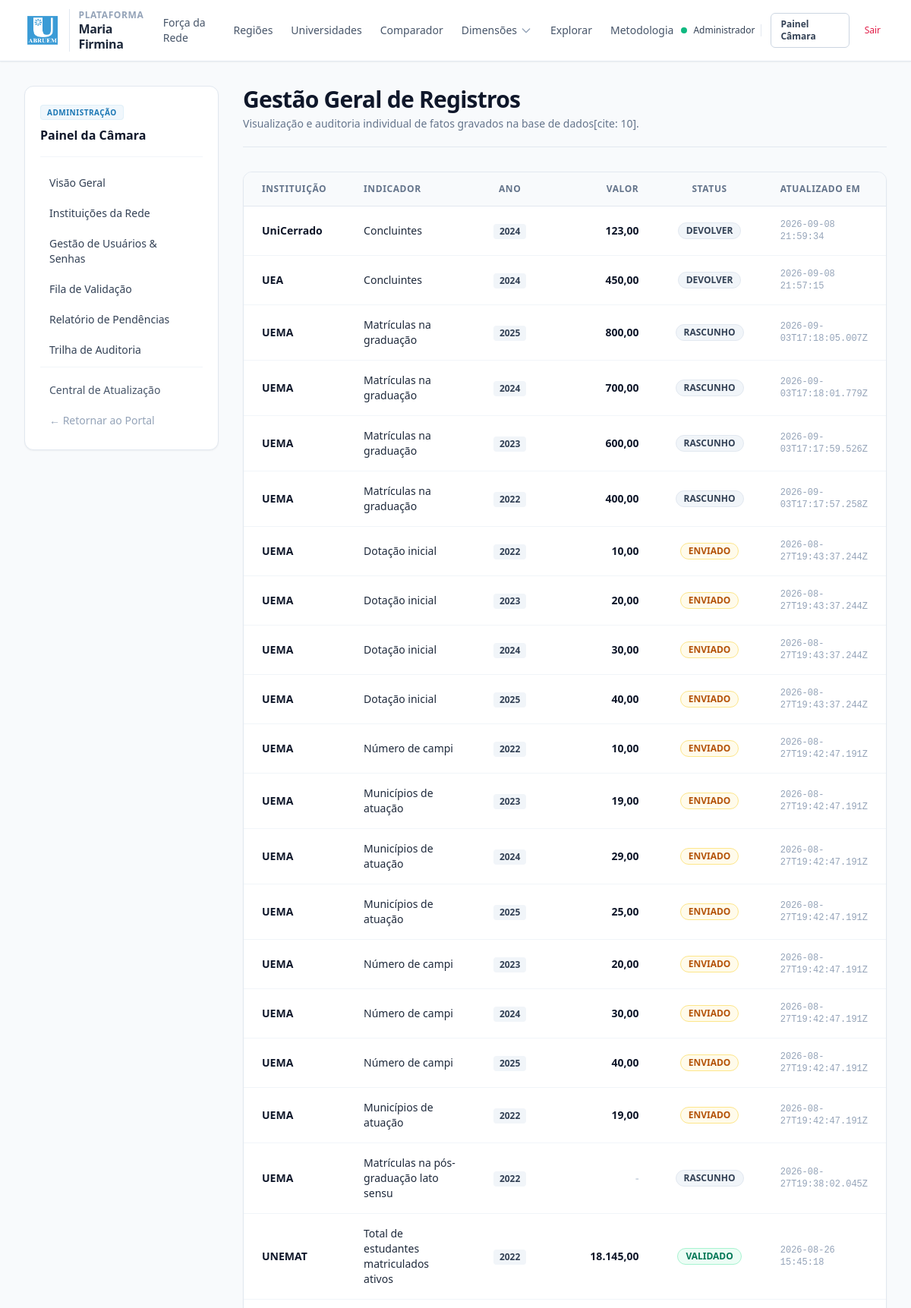
The page /admin/registros (signed in, upper part) on the database as committed earlier.
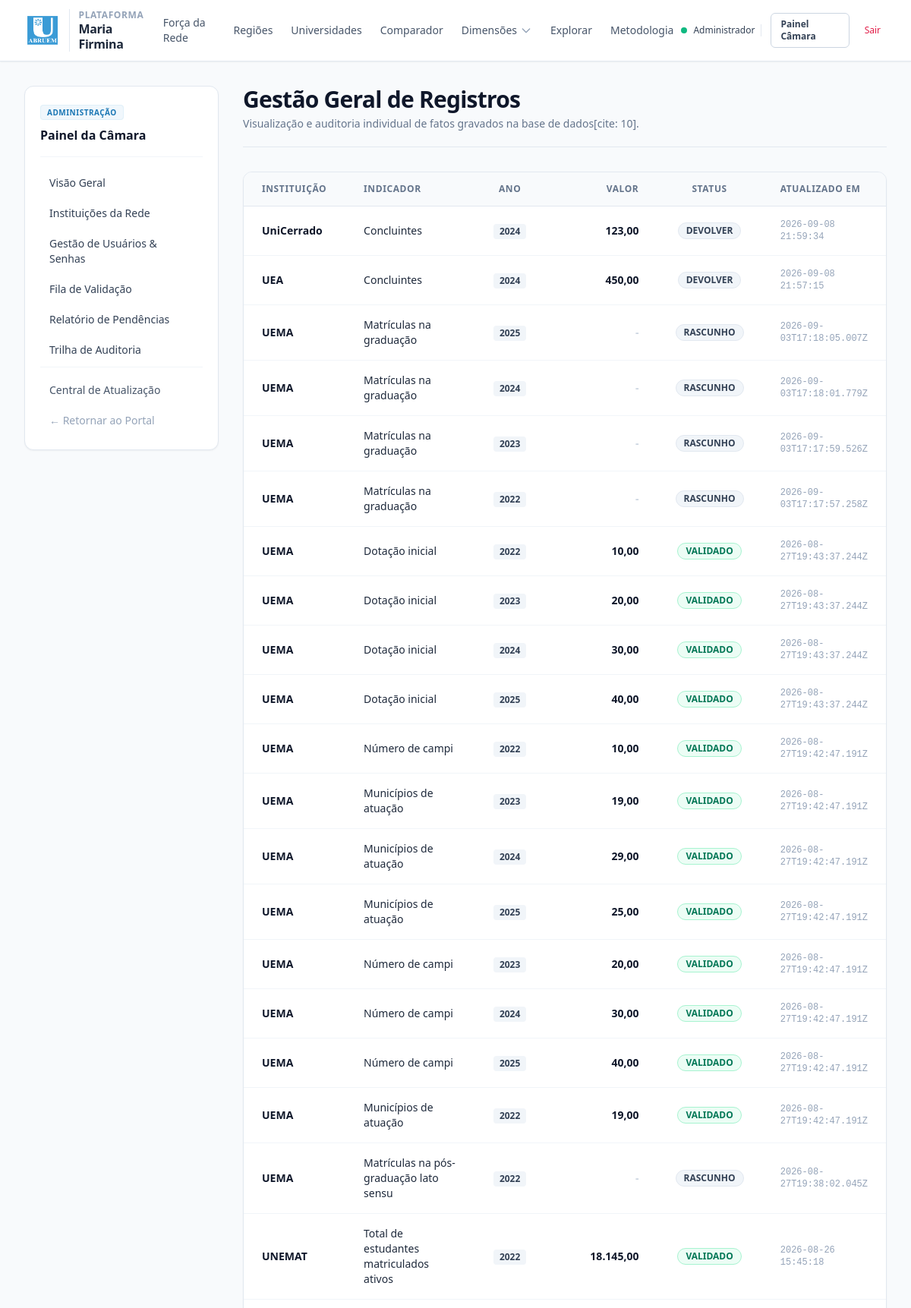
The same page on the database as committed later.
### tables this page shows
CREATE TABLE registro_dados (
    id INTEGER PRIMARY KEY AUTOINCREMENT,
    universidade_id TEXT NOT NULL,
    indicador_id TEXT NOT NULL,
    ano_referencia INTEGER NOT NULL,
    valor_numerico REAL,
    valor_texto TEXT,
    status_dado TEXT NOT NULL DEFAULT 'RASCUNHO',
    fonte_tipo TEXT,
    fonte_descricao TEXT,
    fonte_url TEXT,
    parecer_devolucao TEXT,
    atualizado_por INTEGER,
    criado_em DATETIME DEFAULT CURRENT_TIMESTAMP,
    atualizado_em DATETIME DEFAULT CURRENT_TIMESTAMP,
    UNIQUE (universidade_id, indicador_id, ano_referencia),
    FOREIGN KEY (universidade_id) REFERENCES universidades(id) ON DELETE CASCADE,
    FOREIGN KEY (indicador_id) REFERENCES indicadores(id) ON DELETE CASCADE,
    FOREIGN KEY (atualizado_por) REFERENCES usuarios(id) ON DELETE SET NULL
);

CREATE TABLE universidades (
    id TEXT PRIMARY KEY,
    sigla TEXT NOT NULL UNIQUE,
    nome TEXT NOT NULL,
    tipo TEXT NOT NULL,
    uf TEXT NOT NULL,
    regiao TEXT NOT NULL,
    municipio_sede TEXT,
    ano_filiacao INTEGER,
    status TEXT DEFAULT 'ATIVA',
    criado_em DATETIME DEFAULT CURRENT_TIMESTAMP
, autonomia_financeira INTEGER DEFAULT 0);

CREATE TABLE indicadores (
    id TEXT PRIMARY KEY,
    codigo TEXT NOT NULL UNIQUE,
    nome TEXT NOT NULL,
    dimensao TEXT NOT NULL,
    tipo_dado TEXT NOT NULL,
    tipo_agregacao TEXT NOT NULL,
    origem TEXT NOT NULL DEFAULT 'INFORMADO',
    unidade_medida TEXT,
    descricao TEXT,
    obrigatorio INTEGER DEFAULT 1,
    ativo INTEGER DEFAULT 1
);

### app/controllers/admin_controller.py (the view)
@admin_bp.route('/registros')
def registros():
    reg_repo = RegistroRepository()
    sql = """
        SELECT r.*, u.sigla as universidade_sigla, i.nome as indicador_nome
        FROM registro_dados r
        INNER JOIN universidades u ON r.universidade_id = u.id
        INNER JOIN indicadores i ON r.indicador_id = i.id
        ORDER BY r.atualizado_em DESC
        LIMIT 100
    """
    registros_lista = reg_repo.executar_consulta(sql)
    return render_template('admin/registros.html', registros=registros_lista)

### app/controllers/admin_controller.py (called while the page is built)
@admin_bp.before_request
def verificar_acesso_admin():
    if not AuthService.esta_autenticado() or not AuthService.exigir_admin():
        abort(403)

### app/repositories/base_repository.py (called while the page is built)
    def executar_consulta(self, sql, parametros=None):
        sql_sqlite = sql.replace('%s', '?')
        conn = get_db_connection()
        try:
            cursor = conn.cursor()
            cursor.execute(sql_sqlite, parametros or ())
            return cursor.fetchall()
        finally:
            conn.close()

### app/services/auth_service.py (called while the page is built)
    @staticmethod
    def esta_autenticado():
        return 'usuario_id' in session

    @staticmethod
    def exigir_admin():
        return session.get('perfil') == 'ADMIN_CAMARA'

### database/connection.py (called while the page is built)
def dict_factory(cursor, row):
    d = {}
    for idx, col in enumerate(cursor.description):
        d[col[0]] = row[idx]
    return d

def get_db_connection():
    caminho_db = Path(Config.DB_PATH)
    caminho_db.parent.mkdir(parents=True, exist_ok=True)
    conn = sqlite3.connect(str(caminho_db), timeout=30.0)
    conn.row_factory = dict_factory
    conn.execute("PRAGMA foreign_keys = ON;")
    return conn

### app/templates/admin/registros.html (shortened to what this page needs)
{% extends 'layouts/base.html' %}
{% block content %}
<div class="flex flex-col lg:flex-row items-start gap-8">
    {% include 'layouts/sidebar_admin.html' %}
    <div class="flex-1 w-full space-y-8">
        <div class="border-b border-slate-200 pb-5">
            <h1 class="text-2xl sm:text-3xl font-bold text-slate-900 tracking-tight">Gestão Geral de Registros</h1>
            <p class="text-sm text-slate-500 mt-1">Visualização e auditoria individual de fatos gravados na base de dados[cite: 10].</p>
        </div>
        <div class="bg-white rounded-xl border border-slate-200 shadow-sm overflow-hidden">
            <div class="overflow-x-auto">
                <table class="w-full text-left text-sm text-slate-600">
                    <thead class="bg-slate-50 text-xs font-semibold uppercase tracking-wider text-slate-500 border-b border-slate-200">
                        <tr>
                            <th scope="col" class="px-6 py-3.5 w-1/6">Instituição</th>
                            <th scope="col" class="px-6 py-3.5 w-2/5">Indicador</th>
                            <th scope="col" class="px-6 py-3.5 text-center w-1/12">Ano</th>
                            <th scope="col" class="px-6 py-3.5 text-right w-1/6">Valor</th>
                            <th scope="col" class="px-6 py-3.5 text-center w-1/6">Status</th>
                            <th scope="col" class="px-6 py-3.5 w-1/6">Atualizado Em</th>
                        </tr>
                    </thead>
                    <tbody class="divide-y divide-slate-100">
                        {% for r in registros %}
                        <tr class="hover:bg-slate-50/80 transition-colors">
                            <td class="px-6 py-4 font-bold text-slate-900">{{ r.universidade_sigla }}</td>
                            <td class="px-6 py-4 text-slate-800">{{ r.indicador_nome }}</td>
                            <td class="px-6 py-4 text-center">
                                <span class="inline-flex items-center px-2 py-0.5 rounded text-xs font-semibold bg-slate-100 text-slate-700">{{ r.ano_referencia }}</span>
                            </td>
                            <td class="px-6 py-4 text-right font-bold text-slate-900">
                                {% if r.valor_numerico is not none %}
                                    {{ r.valor_numerico | numero_br(2) }}
                                {% else %}
                                    <span class="text-slate-300">-</span>
                                {% endif %}
                            </td>
                            <td class="px-6 py-4 text-center">
                                <span class="inline-flex items-center px-2.5 py-0.5 rounded-full text-xs font-semibold
                                    {% if r.status_dado == 'VALIDADO' %} bg-emerald-50 text-emerald-700 border border-emerald-200
                                    {% elif r.status_dado == 'ENVIADO' %} bg-amber-50 text-amber-700 border border-amber-200
                                    {% elif r.status_dado == 'DEVOLVIDO' %} bg-rose-50 text-rose-700 border border-rose-200
                                    {% else %} bg-slate-100 text-slate-700 border border-slate-200 {% endif %}">
                                    {{ r.status_dado }}
                                </span>
                            </td>
                            <td class="px-6 py-4 font-mono text-xs text-slate-400">{{ r.atualizado_em }}</td>
                        </tr>
                        {% else %}
                        <tr>
                            <td colspan="6" class="px-6 py-8 text-center text-sm text-slate-400">Nenhum registro encontrado.</td>
                        </tr>
                        {% endfor %}
                    </tbody>
                </table>
            </div>
        </div>
    </div>
</div>
{% endblock %}

### app/templates/layouts/base.html (shortened to what this page needs)
<!DOCTYPE html>
<html lang="pt-BR" class="h-full bg-slate-50">
<head>
    <script src="https://cdn.tailwindcss.com"></script>
    <link rel="stylesheet" href="{{ url_for('static', filename='css/main.css') }}">
    <link rel="stylesheet" href="{{ url_for('static', filename='css/componentes.css') }}">
</head>
<body class="flex flex-col min-h-full font-sans text-slate-900 antialiased selection:bg-abruem-500 selection:text-white">
    {% include 'layouts/navbar.html' %}
    <main class="flex-1 max-w-7xl w-full mx-auto px-4 sm:px-6 lg:px-8 py-8">
        {% block content %}{% endblock %}
    </main>
</body>
</html>

### app/templates/layouts/navbar.html (shortened to what this page needs)
<header class="sticky top-0 z-50 bg-white/95 backdrop-blur border-b border-slate-200 shadow-sm">
    <div class="max-w-7xl mx-auto px-4 sm:px-6 lg:px-8 h-20 flex items-center justify-between">
        <a href="{{ url_for('home.index') }}" class="flex items-center gap-3 group">
            <img src="{{ url_for('static', filename='img/logo-abruem.png') }}" alt="Logo ABRUEM" class="h-12 w-auto object-contain transition group-hover:scale-105">
            <div class="flex flex-col border-l border-slate-200 pl-3">
                <span class="text-xs font-semibold uppercase tracking-wider text-slate-400">Plataforma</span>
                <span class="text-base font-bold text-slate-800 tracking-tight leading-tight group-hover:text-abruem-600 transition">Maria Firmina</span>
            </div>
        </a>
        <nav class="hidden lg:flex items-center gap-1 text-sm font-medium text-slate-600">
            <a href="{{ url_for('home.index') }}" class="px-2.5 py-1.5 rounded-md hover:bg-slate-100 hover:text-slate-900 transition">Força da Rede</a>
            <a href="{{ url_for('regioes.index') }}" class="px-2.5 py-1.5 rounded-md hover:bg-slate-100 hover:text-slate-900 transition">Regiões</a>
            <a href="{{ url_for('universidades.lista') }}" class="px-2.5 py-1.5 rounded-md hover:bg-slate-100 hover:text-slate-900 transition">Universidades</a>
            <a href="{{ url_for('comparador.index') }}" class="px-2.5 py-1.5 rounded-md hover:bg-slate-100 hover:text-slate-900 transition">Comparador</a>
            <div class="relative group">
                <button type="button" class="px-2.5 py-1.5 rounded-md hover:bg-slate-100 hover:text-slate-900 transition inline-flex items-center gap-1">
                    Dimensões
                    <svg class="w-4 h-4 text-slate-400" fill="none" stroke="currentColor" viewBox="0 0 24 24">
                        <path stroke-linecap="round" stroke-linejoin="round" stroke-width="2" d="M19 9l-7 7-7-7"/>
                    </svg>
                </button>
            </div>
            <a href="{{ url_for('explorar.index') }}" class="px-2.5 py-1.5 rounded-md hover:bg-slate-100 hover:text-slate-900 transition">Explorar</a>
            <a href="{{ url_for('metodologia.index') }}" class="px-2.5 py-1.5 rounded-md hover:bg-slate-100 hover:text-slate-900 transition">Metodologia</a>
        </nav>
        <div class="flex items-center gap-3">
            {% if session.get('usuario_id') %}
                <div class="flex items-center gap-2 pr-2 border-r border-slate-200 text-xs">
                    <span class="h-2 w-2 rounded-full bg-emerald-500 animate-pulse"></span>
                    <span class="font-medium text-slate-700">{{ session.get('nome').split()[0] }}</span>
                </div>
                {% if session.get('perfil') == 'ADMIN_CAMARA' %}
                    <a href="{{ url_for('admin.painel') }}" class="px-3 py-1.5 text-xs font-semibold rounded-md border border-slate-300 text-slate-700 hover:bg-slate-50 transition">Painel Câmara</a>
                {% else %}
                    <a href="{{ url_for('minha_universidade.painel') }}" class="px-3 py-1.5 text-xs font-semibold rounded-md border border-slate-300 text-slate-700 hover:bg-slate-50 transition">Minha Universidade</a>
                {% endif %}
                <a href="{{ url_for('auth.logout') }}" class="text-xs font-medium text-rose-600 hover:text-rose-700 px-2 py-1 transition">Sair</a>
            {% else %}
                <a href="{{ url_for('auth.login') }}" class="inline-flex items-center justify-center px-4 py-2 text-sm font-semibold rounded-md bg-abruem-800 text-white hover:bg-abruem-900 shadow-sm transition">Área Restrita</a>
            {% endif %}
        </div>
    </div>
</header>

### app/templates/layouts/sidebar_admin.html
<aside class="w-full lg:w-64 bg-white rounded-xl border border-slate-200 p-5 shadow-sm shrink-0">
    <div class="border-b border-slate-100 pb-4 mb-4">
        <span class="text-[10px] font-bold uppercase tracking-wider text-abruem-600 bg-abruem-50 px-2 py-0.5 rounded border border-abruem-100">Administração</span>
        <h3 class="text-base font-bold text-slate-900 mt-2">Painel da Câmara</h3>
    </div>
    <nav class="space-y-1">
        <a href="{{ url_for('admin.painel') }}" class="flex items-center gap-2.5 px-3 py-2 rounded-lg text-sm font-medium text-slate-700 hover:bg-slate-50 hover:text-abruem-800 transition">
            Visão Geral
        </a>
        <a href="{{ url_for('admin.universidades') }}" class="flex items-center gap-2.5 px-3 py-2 rounded-lg text-sm font-medium text-slate-700 hover:bg-slate-50 hover:text-abruem-800 transition">
            Instituições da Rede
        </a>
        <a href="{{ url_for('admin.usuarios') }}" class="flex items-center gap-2.5 px-3 py-2 rounded-lg text-sm font-medium text-slate-700 hover:bg-slate-50 hover:text-abruem-800 transition">
            Gestão de Usuários & Senhas
        </a>
        <a href="{{ url_for('admin.submissoes') }}" class="flex items-center gap-2.5 px-3 py-2 rounded-lg text-sm font-medium text-slate-700 hover:bg-slate-50 hover:text-abruem-800 transition">
            Fila de Validação
        </a>
        <a href="{{ url_for('relatorios.pendencias') }}" class="flex items-center gap-2.5 px-3 py-2 rounded-lg text-sm font-medium text-slate-700 hover:bg-slate-50 hover:text-abruem-800 transition">
            Relatório de Pendências
        </a>
        <a href="{{ url_for('admin.auditoria') }}" class="flex items-center gap-2.5 px-3 py-2 rounded-lg text-sm font-medium text-slate-700 hover:bg-slate-50 hover:text-abruem-800 transition">
            Trilha de Auditoria
        </a>
        <div class="pt-3 mt-3 border-t border-slate-100 space-y-1">
            <a href="{{ url_for('minha_universidade.painel') }}" class="flex items-center gap-2.5 px-3 py-2 rounded-lg text-sm font-medium text-slate-600 hover:bg-slate-50 hover:text-abruem-800 transition">
                Central de Atualização
            </a>
            <a href="{{ url_for('home.index') }}" class="flex items-center gap-2.5 px-3 py-2 rounded-lg text-sm font-medium text-slate-400 hover:text-slate-600 transition">
                &larr; Retornar ao Portal
            </a>
        </div>
    </nav>
</aside>

### app/static/css/main.css (style rules this page uses)
:root { --primary: #1e3a8a; --primary-hover: #1e40af; --primary-light: #eff6ff; --secondary: #0f172a; --accent: #0284c7; --success: #16a34a; --warning: #d97706; --danger: #dc2626; --bg-page: #f8fafc; --bg-card: #ffffff; --border-color: #e2e8f0; --text-main: #0f172a; --text-muted: #64748b; --font-sans: -apple-system, BlinkMacSystemFont, "Segoe UI", Roboto, Helvetica, Arial, sans-serif; --font-mono: ui-monospace, SFMono-Regular, Menlo, Monaco, Consolas, monospace; }
*, *::before, *::after { box-sizing: border-box; margin: 0; padding: 0; }
a { color: var(--primary); text-decoration: none; transition: color 0.15s ease-in-out; }
.text-center { text-align: center; }
.text-right { text-align: right; }

Rows that differ between the two databases and show on the page:
changed registro_dados (number 3 of 20 on the later page): valor_numerico|numero_br "800,00" → (not shown); now shows "-"
changed registro_dados (number 4 of 20 on the later page): valor_numerico|numero_br "700,00" → (not shown); now shows "-"
changed registro_dados (number 5 of 20 on the later page): valor_numerico|numero_br "600,00" → (not shown); now shows "-"
changed registro_dados (number 6 of 20 on the later page): valor_numerico|numero_br "400,00" → (not shown); now shows "-"
changed registro_dados (number 7 of 20 on the later page): status_dado "ENVIADO" → "VALIDADO"
changed registro_dados (number 8 of 20 on the later page): status_dado "ENVIADO" → "VALIDADO"
changed registro_dados (number 9 of 20 on the later page): status_dado "ENVIADO" → "VALIDADO"
changed registro_dados (number 10 of 20 on the later page): status_dado "ENVIADO" → "VALIDADO"
changed registro_dados (number 11 of 20 on the later page): status_dado "ENVIADO" → "VALIDADO"
changed registro_dados (number 12 of 20 on the later page): status_dado "ENVIADO" → "VALIDADO"
changed registro_dados (number 13 of 20 on the later page): status_dado "ENVIADO" → "VALIDADO"
changed registro_dados (number 14 of 20 on the later page): status_dado "ENVIADO" → "VALIDADO"
changed registro_dados (number 15 of 20 on the later page): status_dado "ENVIADO" → "VALIDADO"
changed registro_dados (number 16 of 20 on the later page): status_dado "ENVIADO" → "VALIDADO"
changed registro_dados (number 17 of 20 on the later page): status_dado "ENVIADO" → "VALIDADO"
changed registro_dados (number 18 of 20 on the later page): status_dado "ENVIADO" → "VALIDADO"
